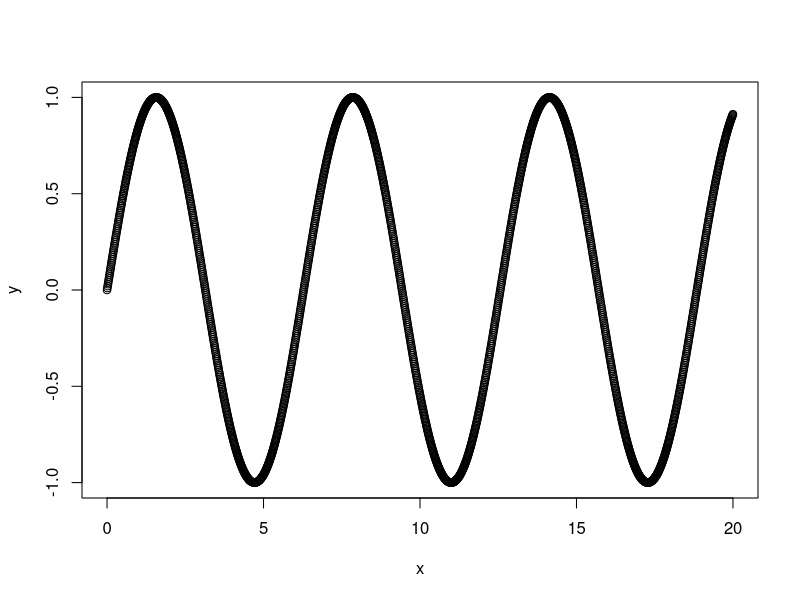

The R source for this figure:
## ---- chunk 1
knitr::opts_chunk$set(echo = TRUE)
## ---- chunk 2
animals <- c( "Snake", "Ostrich", "Cat", "Spider") # vector of city names
num_legs <- c(0, 2, 4, 8) # vector of populations
animals_df <-data.frame(animals,num_legs) # generating data frame
animals_df
## ---- chunk 3
animals <- c( "Snake", "Ostrich", "Cat", "Spider") # vector of city names
num_legs <- c(0, 2, 4, 8) # vector of populations
animals_df <-data.frame(animals,num_legs) # generating data frame
## ---- chunk 4
animals_df
## ---- chunk 5
x_vect = seq(12,2,-2)
print(x_vect)
## ---- chunk 6
X = matrix(x_vect, nrow = 2, ncol = 3)
print(X)
## ---- chunk 7
Y = matrix(seq(4), 2, 2)
print(Y)
## ---- chunk 8
Z = matrix(c(4,6,8,10), 2,2)
print(Z)
## ---- chunk 9
print(Y+Z)
print(Z+Y)
## ---- chunk 10
print(Y %*% X)
## ---- chunk 11
print(Y*Z)
print(Z*Y)
## ---- chunk 12
solve(Y)
## ---- chunk 13
print(Y %*% solve(Y))
## ---- chunk 14
print(solve(Y) %*% X)
## ---- chunk 15
solve(Y, X)
## ---- chunk 16
myFirstRFunc <- function(n){
  num <- 0
  for (i in 1:(n-1)){
    if (i%%2==0){
      num <- num + i
    } else if (i%%7==0){
      num <- num + i
    }
  }
  return (num)
}
## ---- chunk 17
print(myFirstRFunc(1000))
## ---- chunk 18
x = seq(0, 20, 0.01)
y = sin(x)
sin_df = data.frame(x,y)
head(sin_df,3)
## ---- chunk 19
plot(sin_df)
